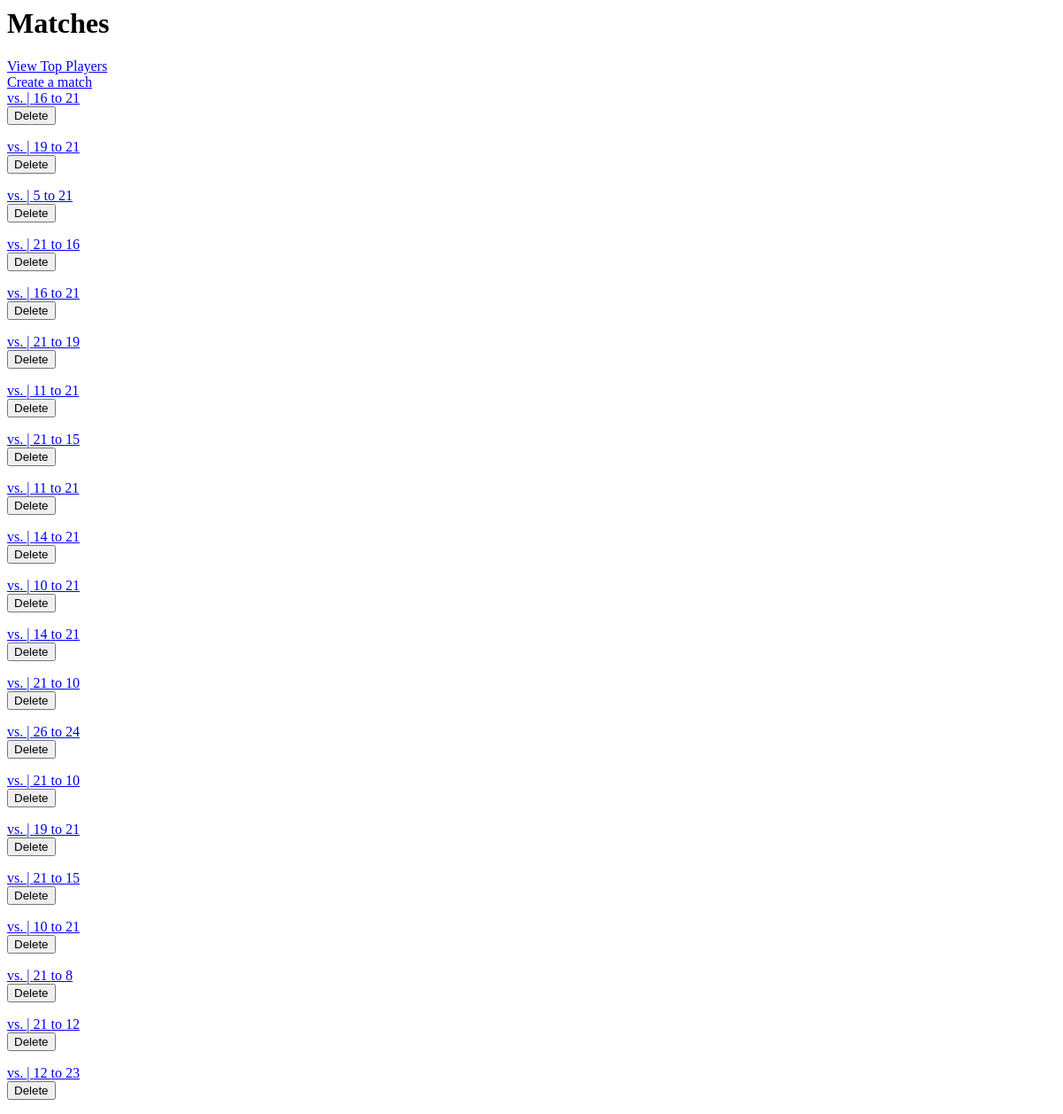
Before: /api/demo/matches/ with the older database file.
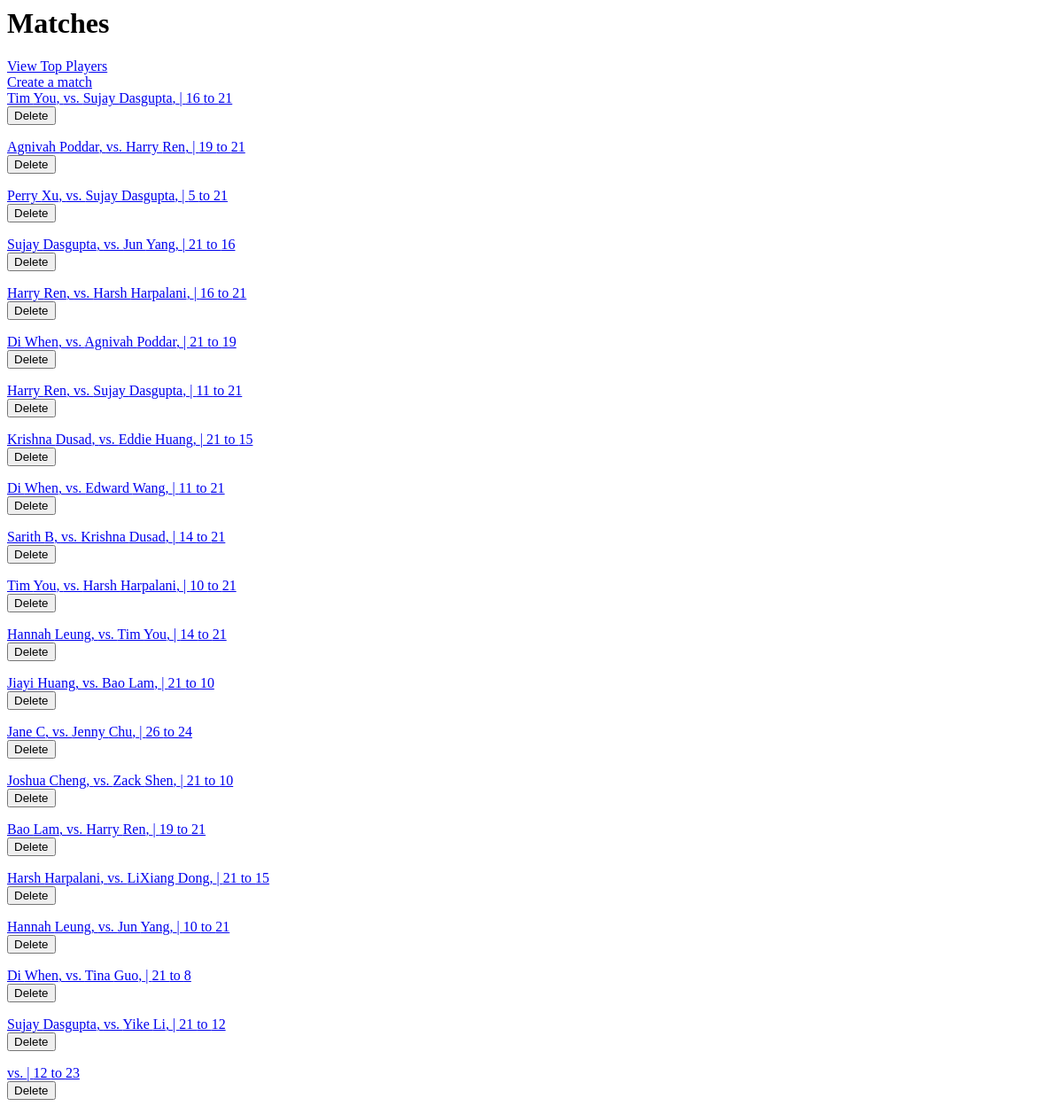
After: the same page with the newer database file.
### api/models.py (models this page shows, shortened)
class Interested(models.Model):
    first_name = models.CharField(max_length=64)
    last_name = models.CharField(max_length=64)
    formerBoardMember = models.BooleanField(default=False)
    email = models.EmailField(unique=True)

### api/routers/router.py (the view)
        def _func(request, *args, **kwargs):
            if request.method in incomplete:
                return HttpResponse("Coming soon!", status=501)
            elif request.method not in allowed:
                return HttpResponse("Invalid request verb {}".format(request.method), status=400)
            else:
                return func(request, *args, **kwargs)

### api/calls/match_call.py (called while the page is built)
def _all_matches():
    all_matches = Match.objects.raw("SELECT * FROM api_match")
    return all_matches

def _players(match_id, team):
    query = """
    SELECT *
    FROM api_interested, api_playedin
    WHERE api_playedin.match_id = %s AND api_playedin.member_id = api_interested.id
      AND api_playedin.team = %s
    """
    players = Interested.objects.raw(query, [match_id, team])
    return players

def get_all_matches():
    all_matches = _all_matches()
    result = {}
    result["matches"] = []
    for match in all_matches:
        s = serializeModel(match)
        a_players = _players(match.id, "A")
        b_players = _players(match.id, "B")
        s["A"] = serializeSetOfModels(a_players)
        s["B"] = serializeSetOfModels(b_players)
        result["matches"].append(s)
    return HttpResponse(json.dumps(result), content_type='applications/json')

### api/cursor_api.py (called while the page is built)
def serializeDate(dateObj):
    if not isinstance(dateObj, datetime.date):
        raise ValueError("{} is not a date".format(dateObj))
    return dateObj.strftime(dateFormatString)

def serializeModel(model):
    def _serializeDict(json):
        if isinstance(json, list):
            for i in json:
                _serializeDict(json[i])
            return
        for key, val in json.items():
            if isinstance(val, dict):
                _serializeDict(val)
            elif isinstance(val, datetime.date):
                json[key] = serializeDate(val)
        return json
    return _serializeDict(model_to_dict(model))

def serializeSetOfModels(models):
    ret = []
    for model in models:
        s = serializeModel(model)
        ret.append(s)
    return ret

### api/routers/demo.py (called while the page is built)
def response_to_dict(response):
    content = response.content.decode()
    context = json.loads(content)
    return context

@restrictRouter(allowed=["GET", "POST"])
def matches(request):
    response = get_all_matches()
    context = response_to_dict(response)
    return render(request, 'api_matches.html', context)

### api/routers/router.py (called while the page is built)
def restrictRouter(allowed=list(), incomplete=list()):
    def _restrictRouter(func):
        def _func(request, *args, **kwargs):
            if request.method in incomplete:
                return HttpResponse("Coming soon!", status=501)
            elif request.method not in allowed:
                return HttpResponse("Invalid request verb {}".format(request.method), status=400)
            else:
                return func(request, *args, **kwargs)
        return _func
    return _restrictRouter

### api/templates/api_matches.html (shortened to what this page needs)
<h1>Matches</h1>
<a href="{% url 'api:demo_top_players' %}">View Top Players</a>
<a href="{% url 'api:demo_matches_create' %}">Create a match</a>
{% if matches %}
    {% for match in matches %}
        <a href="{% url 'api:demo_matches_edit' match.id %}">
            {% for p in match.A %}
                {{ p.first_name }} {{ p.last_name }},
            {% endfor %}
            vs.
            {% for p in match.B %}
                {{ p.first_name }} {{ p.last_name }},
            {% endfor %} |
            {{ match.scoreA }} to {{ match.scoreB }}</a>
        <form action="{% url 'api:demo_matches_delete' %}" method="post">
            <button type="submit" name="id" value="{{ match.id }}" id="delete">Delete</button>
        </form>
    {% endfor %}
{% endif %}

Changed rows visible on the page:
added Interested: first_name "Tim", last_name "You"
added Interested: first_name "Sujay", last_name "Dasgupta"
added Interested: first_name "Agnivah", last_name "Poddar"
added Interested: first_name "Harry", last_name "Ren"
added Interested: first_name "Perry", last_name "Xu", shown under "5"
added Interested: first_name "Jun", last_name "Yang"
added Interested: first_name "Harsh", last_name "Harpalani"
added Interested: first_name "Di", last_name "When"
added Interested: first_name "Krishna", last_name "Dusad"
added Interested: first_name "Eddie", last_name "Huang", shown under "21"
added Interested: first_name "Edward", last_name "Wang", shown under "11"
added Interested: first_name "Sarith", last_name "B", shown under "14"
added Interested: first_name "Hannah", last_name "Leung"
added Interested: first_name "Jiayi", last_name "Huang", shown under "21"
added Interested: first_name "Bao", last_name "Lam"
added Interested: first_name "Jane", last_name "C", shown under "26"
added Interested: first_name "Jenny", last_name "Chu", shown under "26"
added Interested: first_name "Joshua", last_name "Cheng", shown under "21"
added Interested: first_name "Zack", last_name "Shen", shown under "21"
added Interested: first_name "LiXiang", last_name "Dong", shown under "21"
added Interested: first_name "Tina", last_name "Guo", shown under "21"
added Interested: first_name "Yike", last_name "Li", shown under "21"
